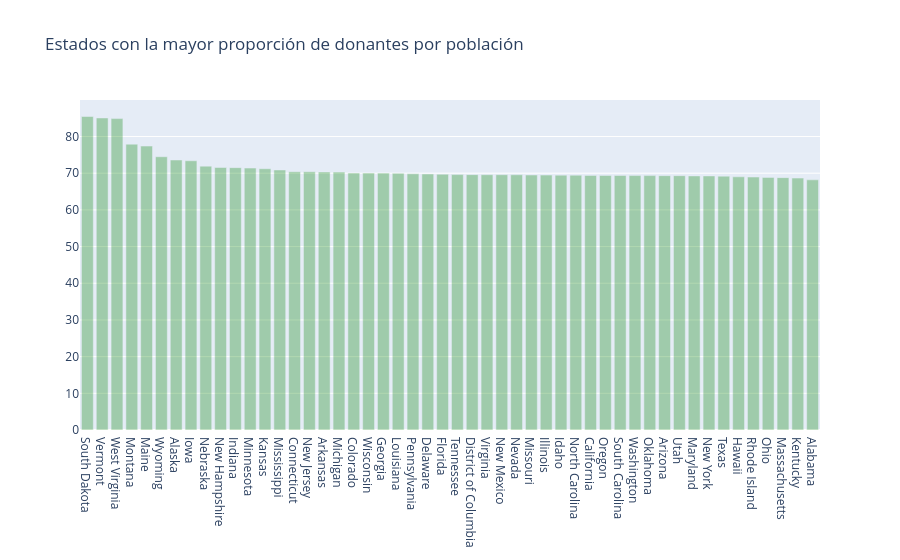

Here is the notebook cell this chart was saved with:
### Markdown cell above
### Interpretación de los Resultados

A partir del análisis exploratorio realizado mediante los mapas de calor y otras técnicas de visualización, es posible identificar relaciones importantes entre las variables del conjunto de datos.

Entre las principales observaciones se encuentran:

- Las variables con coeficientes de correlación cercanos a **1** presentan una **fuerte relación positiva**, lo que indica que ambas tienden a aumentar o disminuir de manera similar.

- Las variables con coeficientes cercanos a **-1** muestran una **fuerte relación negativa**, es decir, cuando una variable aumenta, la otra tiende a disminuir.

- Los valores próximos a **0** indican una **correlación débil o inexistente**, lo que sugiere que las variables no presentan una relación lineal significativa.

- Los mapas de calor permiten identificar rápidamente grupos de variables relacionadas, facilitando la detección de patrones y posibles redundancias dentro del conjunto de datos.

- En proyectos de Ciencia de Datos, este análisis resulta especialmente útil para detectar **multicolinealidad**, seleccionar variables relevantes y comprender la estructura del conjunto de datos antes de construir modelos predictivos.

---

## <a>Conjunto de Datos Ajustado para el Análisis</a>

En algunos casos, las variables pueden encontrarse en escalas muy diferentes, lo que dificulta su comparación directa. Por ello, antes de generar determinados mapas de calor, puede ser conveniente aplicar técnicas de normalización o estandarización que permitan comparar las variables bajo una misma escala.

Este proceso mejora la interpretación visual y facilita la identificación de patrones entre las diferentes características del conjunto de datos.

---

## <a id="2.3">2.3 Mapa de Calor de la Matriz de Correlación</a>

En esta sección construiremos la matriz de correlación entre las variables numéricas del conjunto de datos y la representaremos mediante un **Heatmap**. La intensidad del color mostrará el grado de asociación entre cada par de variables, permitiendo identificar relaciones fuertes, débiles o negativas de manera inmediata.

### Code cell
census_2013 = {'Mississippi': 2991207, 'Iowa': 3090416, 'Oklahoma': 3850568, 'Delaware': 925749, 'Minnesota': 5420380, 'Alaska': 735132, 'Illinois': 12882135, 'Arkansas': 2959373, 'New Mexico': 2085287, 'Indiana': 6570902, 'Maryland': 5928814, 'Louisiana': 4625470, 'Texas': 26448193, 'Wyoming': 582658, 'Arizona': 6626624, 'Wisconsin': 5742713, 'Michigan': 9895622, 'Kansas': 2893957, 'Utah': 2900872, 'Virginia': 8260405, 'Oregon': 3930065, 'Connecticut': 3596080, 'New York': 19651127, 'California': 38332521, 'Massachusetts': 6692824, 'West Virginia': 1854304, 'South Carolina': 4774839, 'New Hampshire': 1323459, 'Vermont': 626630, 'Georgia': 9992167, 'North Dakota': 723393, 'Pennsylvania': 12773801, 'Florida': 19552860, 'Hawaii': 1404054, 'Kentucky': 4395295, 'Rhode Island': 1051511, 'Nebraska': 1868516, 'Missouri': 6044171, 'Ohio': 11570808, 'Alabama': 4833722, 'South Dakota': 844877, 'Colorado': 5268367, 'Idaho': 1612136, 'New Jersey': 8899339, 'Washington': 6971406, 'North Carolina': 9848060, 'Tennessee': 6495978, 'Montana': 1015165, 'District of Columbia': 646449, 'Nevada': 2790136, 'Maine': 1328302}

donors_from_states = dict(donors_df['Donor State'].value_counts())

don_pop = {}
for state, don in donors_from_states.items():
    if state not in census_2013:
        continue
    don_pop[state]  = float(don)*100000/ census_2013[state]

import operator
don_pop = sorted(don_pop.items(), key=operator.itemgetter(1), reverse = True)
xx = [x[0] for x in (don_pop)][1:]
yy = [x[1] for x in (don_pop)][1:]

trace2 = go.Bar(
    x=xx,
    y=yy,
    name='Donors to Population',
    marker=dict(color='green'),
    opacity=0.3
)

data = [trace2]
layout = go.Layout(
    barmode='group',
    legend=dict(dict(x=-.1, y=1.2)),
    margin=dict(b=120),
    title = 'Estados con la mayor proporción de donantes por población',
)

fig = go.Figure(data=data, layout=layout)
iplot(fig, filename='grouped-bar')

### Figure 1 — Plotly figure (JSON) as saved in the notebook; plotly's stock layout.template omitted (floating-point values rounded to 4 significant figures)
{"data": [{"marker": {"color": "green"}, "name": "Donors to Population", "opacity": 0.3, "type": "bar", "x": ["South Dakota", "Vermont", "West Virginia", "Montana", "Maine", "Wyoming", "Alaska", "Iowa", "Nebraska", "New Hampshire", "Indiana", "Minnesota", "Kansas", "Mississippi", "Connecticut", "New Jersey", "Arkansas", "Michigan", "Colorado", "Wisconsin", "Georgia", "Louisiana", "Pennsylvania", "Delaware", "Florida", "Tennessee", "District of Columbia", "Virginia", "New Mexico", "Nevada", "Missouri", "Illinois", "Idaho", "North Carolina", "California", "Oregon", "South Carolina", "Washington", "Oklahoma", "Arizona", "Utah", "Maryland", "New York", "Texas", "Hawaii", "Rhode Island", "Ohio", "Massachusetts", "Kentucky", "Alabama"], "y": [85.46, 85.06, 84.88, 77.92, 77.39, 74.49, 73.59, 73.39, 71.93, 71.55, 71.51, 71.4, 71.22, 70.87, 70.41, 70.41, 70.35, 70.3, 70.06, 70.05, 70.02, 69.98, 69.84, 69.78, 69.72, 69.61, 69.61, 69.58, 69.58, 69.57, 69.5, 69.48, 69.47, 69.47, 69.4, 69.39, 69.38, 69.35, 69.34, 69.33, 69.32, 69.25, 69.25, 69.2, 69.01, 68.95, 68.85, 68.79, 68.66, 68.19]}], "layout": {"barmode": "group", "legend": {"x": -0.1, "y": 1.2}, "margin": {"b": 120}, "title": {"text": "Estados con la mayor proporción de donantes por población"}}}
